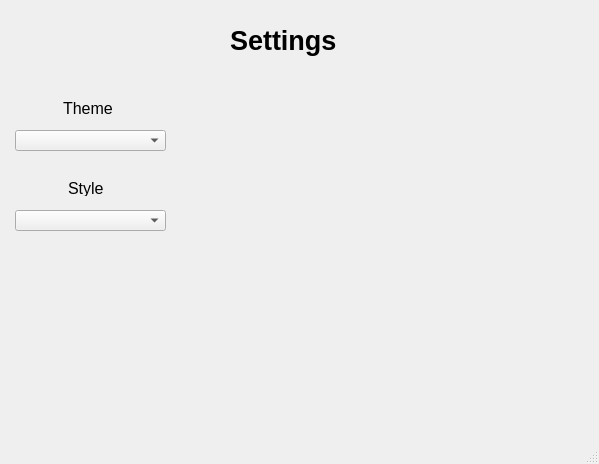
<?xml version="1.0" encoding="UTF-8"?>
<ui version="4.0">
 <class>MainWindow</class>
 <widget class="QMainWindow" name="MainWindow">
  <property name="geometry">
   <rect>
    <x>0</x>
    <y>0</y>
    <width>599</width>
    <height>464</height>
   </rect>
  </property>
  <property name="windowTitle">
   <string>MainWindow</string>
  </property>
  <widget class="QWidget" name="centralwidget">
   <widget class="QLabel" name="label">
    <property name="geometry">
     <rect>
      <x>230</x>
      <y>0</y>
      <width>231</width>
      <height>81</height>
     </rect>
    </property>
    <property name="font">
     <font>
      <pointsize>20</pointsize>
      <weight>75</weight>
      <bold>true</bold>
     </font>
    </property>
    <property name="text">
     <string>Settings</string>
    </property>
   </widget>
   <widget class="QComboBox" name="comboBox">
    <property name="geometry">
     <rect>
      <x>15</x>
      <y>130</y>
      <width>151</width>
      <height>21</height>
     </rect>
    </property>
    <property name="editable">
     <bool>false</bool>
    </property>
   </widget>
   <widget class="QLabel" name="label_2">
    <property name="geometry">
     <rect>
      <x>63</x>
      <y>100</y>
      <width>101</width>
      <height>16</height>
     </rect>
    </property>
    <property name="font">
     <font>
      <pointsize>12</pointsize>
     </font>
    </property>
    <property name="text">
     <string>Theme</string>
    </property>
   </widget>
   <widget class="QLabel" name="label_3">
    <property name="geometry">
     <rect>
      <x>68</x>
      <y>180</y>
      <width>101</width>
      <height>16</height>
     </rect>
    </property>
    <property name="font">
     <font>
      <pointsize>12</pointsize>
     </font>
    </property>
    <property name="text">
     <string>Style</string>
    </property>
   </widget>
   <widget class="QComboBox" name="comboBox_2">
    <property name="geometry">
     <rect>
      <x>15</x>
      <y>210</y>
      <width>151</width>
      <height>21</height>
     </rect>
    </property>
    <property name="editable">
     <bool>false</bool>
    </property>
   </widget>
  </widget>
  <widget class="QMenuBar" name="menubar">
   <property name="geometry">
    <rect>
     <x>0</x>
     <y>0</y>
     <width>599</width>
     <height>21</height>
    </rect>
   </property>
  </widget>
  <widget class="QStatusBar" name="statusbar"/>
 </widget>
 <resources/>
 <connections/>
</ui>
